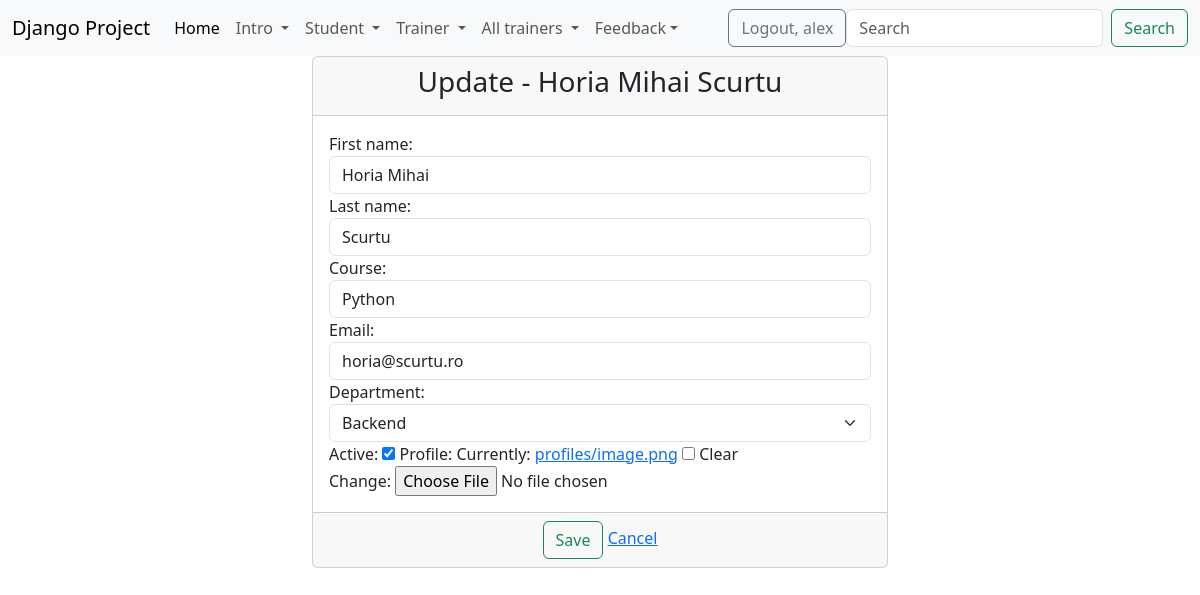
The app's page /trainer_update/3/ (signed in) with its own data.
### trainer/models.py (models this page shows)
class Trainer(models.Model):
    department_options = (('backend', 'Backend'),
                          ('frontend', 'Frontend'),
                          ('network', 'Network'))
    first_name = models.CharField(max_length=20)
    last_name = models.CharField(max_length=20)
    course = models.CharField(max_length=40)
    email = models.EmailField(max_length=40)
    department = models.CharField(max_length=10, choices=department_options)
    active = models.BooleanField(default=True)
    profile = models.ImageField(upload_to='profiles/', blank=True, null=True) #se poate pune si default = 'default.jpg', dar nu e neaparat nevoie. cred ca incarca baza de date aiurea...
    created_at = models.DateTimeField(auto_now_add=True)
    updated_at = models.DateTimeField(auto_now=True)
    def __str__(self):
        return f'{self.first_name} {self.last_name}'

### trainer/views.py (the view, shortened to what this page needs)
# urls.py: path('trainer_update/<int:pk>/', views.TrainerUpdateView.as_view(), name='update-trainer'),
class TrainerUpdateView(LoginRequiredMixin, PermissionRequiredMixin, UpdateView):
    template_name = 'trainer/update_trainer.html'
    model = Trainer
    form_class = TrainerUpdateForm
    permission_required = 'trainer.change_trainer'

### trainer/forms.py
class TrainerUpdateForm(forms.ModelForm):
    class Meta:
        model = Trainer
        fields = ['first_name', 'last_name', 'course', 'email', 'department', 'active', 'profile']
        widgets = {
            'first_name': TextInput(attrs={'class':'form-control', 'placeholder':'Please enter your first name'}),
            'last_name': TextInput(attrs={'class':'form-control', 'placeholder':'Please enter your last name'}),
            'course': TextInput(attrs={'class':'form-control', 'placeholder': 'Please enter your course'}),
            'email': EmailInput(attrs={'class':'form-control', 'placeholder':'Please enter your email'}),
            'department': Select(attrs={'class':'form-select'})
        }

### djangoProject/context_processors.py (called while the page is built)
def get_all_trainers(request):
    get_trainers = Trainer.objects.all()
    return {'trainers': get_trainers}

### templates/trainer/update_trainer.html (shortened to what this page needs)
{% extends 'base.html' %}
{% block content %}
    <div class="container-fluid">
        <div class="row">
            <div class="col-md-6 offset-md-3">
                <div class="card">
                    <div class="card-header">
                        <h3 class="text-center">Update - {{ trainer }}</h3>
                    </div>
                    <form method="post" enctype="multipart/form-data">
                        <div class="card-body">
                            {{ form }}
                        </div>
                        <div class="card-footer text-center">
                            <button type="submit" class="btn btn-outline-success">Save</button>
                            <a href="{%  url 'detailed-trainer' trainer.id %}">Cancel</a>
                        </div>
                    </form>
                </div>
            </div>
        </div>
    </div>
{% endblock %}

### templates/navbar.html (shortened to what this page needs)
<nav class="navbar navbar-expand-lg bg-body-tertiary">
    <div class="container-fluid">
        <a class="navbar-brand" href="{% url 'home-page' %}">Django Project</a>
        <div class="collapse navbar-collapse" id="navbarSupportedContent">
            <ul class="navbar-nav me-auto mb-2 mb-lg-0">
                <li class="nav-item">
                    <a class="nav-link active" aria-current="page" href="{% url 'home-page' %}">Home</a>
                </li>
                {% if user.is_authenticated %}
                    <li class="nav-item dropdown">
                        <a class="nav-link dropdown-toggle" href="#" role="button" data-bs-toggle="dropdown"
                           aria-expanded="false">
                            Intro
                        </a>
                    </li>
                    {% if perms.student.add_student or perms.student.view_list_of_students %}
                    <li class="nav-item dropdown">
                        <a class="nav-link dropdown-toggle" href="#" role="button" data-bs-toggle="dropdown"
                           aria-expanded="false">
                            Student
                        </a>
                    </li>
                    {% endif %}
                    {% if perms.trainer.add_trainer or perms.trainer.view_list_of_trainers %}
                    <li class="nav-item dropdown">
                        <a class="nav-link dropdown-toggle" href="#" role="button" data-bs-toggle="dropdown"
                           aria-expanded="false">
                            Trainer
                        </a>
                    </li>
                    {% endif %}
                    {% if perms.trainer.view_list_of_trainers %}
                    <li class="nav-item dropdown">
                        <a class="nav-link dropdown-toggle" href="#" role="button" data-bs-toggle="dropdown"
                           aria-expanded="false">
                            All trainers
                        </a>
                    </li>
                    {% endif %}
                    <li class="nav-item dropdown">
                        <a class="nav-link dropdown-toggle" href="#" role="button" data-bs-toggle="dropdown" aria-expanded="False">Feedback</a>
                    </li>
                {% endif %}
            </ul>
            {% if user.is_authenticated %}
                <a href="{% url 'logout' %}" class="btn btn-outline-secondary"> Logout, {{ user.username }}</a>
                <form class="d-flex" method="get" action="{% url 'search' %}" role="search">
                    <input class="form-control me-2" name="filter" type="search" placeholder="Search" aria-label="Search">
                    <button class="btn btn-outline-success" type="submit">Search</button>
                </form>
            {% else %}
                <div>
                    <a href="{% url 'login' %}" class="btn btn-outline-primary">Login</a>
                    <a href="{% url 'create-user' %}" class="btn btn-outline-secondary">Sign up</a>
                </div>
            {% endif %}
        </div>
    </div>
</nav>

### records on screen
Trainer: first_name+last_name "Horia Mihai Scurtu", first_name "Horia Mihai", last_name "Scurtu", course "Python", email "horia@scurtu.ro", department "Backend", active "☑"

### other values on screen
{{ user.username }} "alex"
